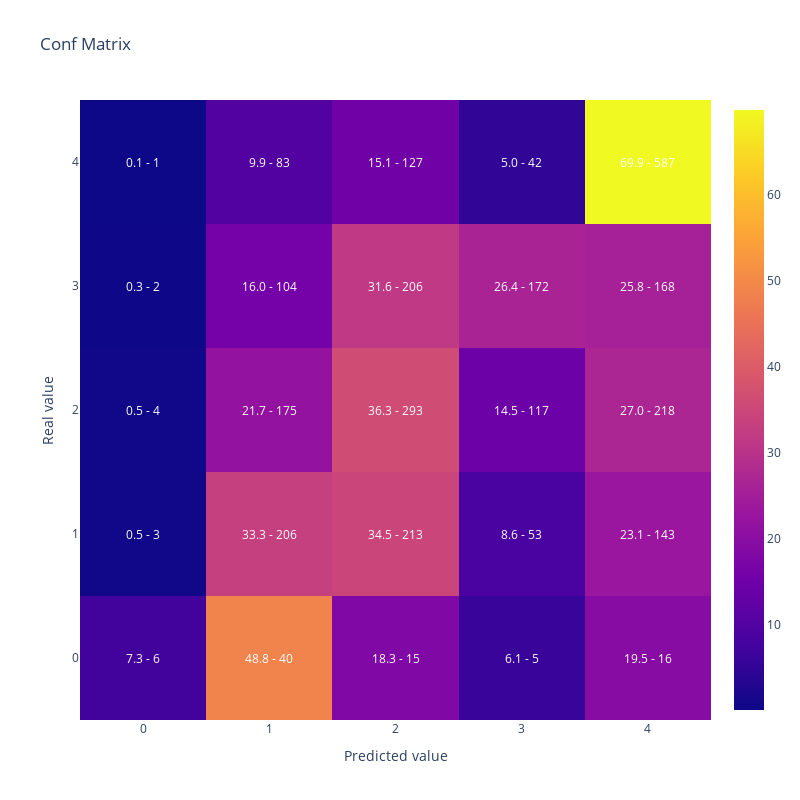

Write notebook code for a chart like this one.
### Code cell
#Obtengo las predicciones sobre el set de test. El modelo me da una lista de probabilidades para cada clase y tomo la clase con mayor probabilidad con la funcion argmax
y_pred = lgb_model.predict(X_test).argmax(axis=1)

#Calculo el Kappa
print(cohen_kappa_score(y_test,y_pred, weights = 'quadratic'))

#Muestro la matriz de confusión
display(plot_confusion_matrix(y_test,y_pred))

### Figure 1 — Plotly figure (JSON) as saved in the notebook; plotly's stock layout.template omitted (floating-point values rounded to 4 significant figures)
{"data": [{"type": "heatmap", "x": [0, 1, 2, 3, 4], "y": [0, 1, 2, 3, 4], "z": [[7.317, 48.78, 18.29, 6.098, 19.51], [0.4854, 33.33, 34.47, 8.576, 23.14], [0.4957, 21.69, 36.31, 14.5, 27.01], [0.3067, 15.95, 31.6, 26.38, 25.77], [0.119, 9.881, 15.12, 5.0, 69.88]]}], "layout": {"annotations": [{"font": {"color": "white"}, "showarrow": false, "text": "7.3 - 6", "x": 0, "xref": "x", "y": 0, "yref": "y"}, {"font": {"color": "white"}, "showarrow": false, "text": "48.8 - 40", "x": 1, "xref": "x", "y": 0, "yref": "y"}, {"font": {"color": "white"}, "showarrow": false, "text": "18.3 - 15", "x": 2, "xref": "x", "y": 0, "yref": "y"}, {"font": {"color": "white"}, "showarrow": false, "text": "6.1 - 5", "x": 3, "xref": "x", "y": 0, "yref": "y"}, {"font": {"color": "white"}, "showarrow": false, "text": "19.5 - 16", "x": 4, "xref": "x", "y": 0, "yref": "y"}, {"font": {"color": "white"}, "showarrow": false, "text": "0.5 - 3", "x": 0, "xref": "x", "y": 1, "yref": "y"}, {"font": {"color": "white"}, "showarrow": false, "text": "33.3 - 206", "x": 1, "xref": "x", "y": 1, "yref": "y"}, {"font": {"color": "white"}, "showarrow": false, "text": "34.5 - 213", "x": 2, "xref": "x", "y": 1, "yref": "y"}, {"font": {"color": "white"}, "showarrow": false, "text": "8.6 - 53", "x": 3, "xref": "x", "y": 1, "yref": "y"}, {"font": {"color": "white"}, "showarrow": false, "text": "23.1 - 143", "x": 4, "xref": "x", "y": 1, "yref": "y"}, {"font": {"color": "white"}, "showarrow": false, "text": "0.5 - 4", "x": 0, "xref": "x", "y": 2, "yref": "y"}, {"font": {"color": "white"}, "showarrow": false, "text": "21.7 - 175", "x": 1, "xref": "x", "y": 2, "yref": "y"}, {"font": {"color": "white"}, "showarrow": false, "text": "36.3 - 293", "x": 2, "xref": "x", "y": 2, "yref": "y"}, {"font": {"color": "white"}, "showarrow": false, "text": "14.5 - 117", "x": 3, "xref": "x", "y": 2, "yref": "y"}, {"font": {"color": "white"}, "showarrow": false, "text": "27.0 - 218", "x": 4, "xref": "x", "y": 2, "yref": "y"}, {"font": {"color": "white"}, "showarrow": false, "text": "0.3 - 2", "x": 0, "xref": "x", "y": 3, "yref": "y"}, {"font": {"color": "white"}, "showarrow": false, "text": "16.0 - 104", "x": 1, "xref": "x", "y": 3, "yref": "y"}, {"font": {"color": "white"}, "showarrow": false, "text": "31.6 - 206", "x": 2, "xref": "x", "y": 3, "yref": "y"}, {"font": {"color": "white"}, "showarrow": false, "text": "26.4 - 172", "x": 3, "xref": "x", "y": 3, "yref": "y"}, {"font": {"color": "white"}, "showarrow": false, "text": "25.8 - 168", "x": 4, "xref": "x", "y": 3, "yref": "y"}, {"font": {"color": "white"}, "showarrow": false, "text": "0.1 - 1", "x": 0, "xref": "x", "y": 4, "yref": "y"}, {"font": {"color": "white"}, "showarrow": false, "text": "9.9 - 83", "x": 1, "xref": "x", "y": 4, "yref": "y"}, {"font": {"color": "white"}, "showarrow": false, "text": "15.1 - 127", "x": 2, "xref": "x", "y": 4, "yref": "y"}, {"font": {"color": "white"}, "showarrow": false, "text": "5.0 - 42", "x": 3, "xref": "x", "y": 4, "yref": "y"}, {"font": {"color": "white"}, "showarrow": false, "text": "69.9 - 587", "x": 4, "xref": "x", "y": 4, "yref": "y"}], "height": 800, "title": {"text": "Conf Matrix"}, "width": 800, "xaxis": {"title": {"text": "Predicted value"}}, "yaxis": {"title": {"text": "Real value"}}}}
